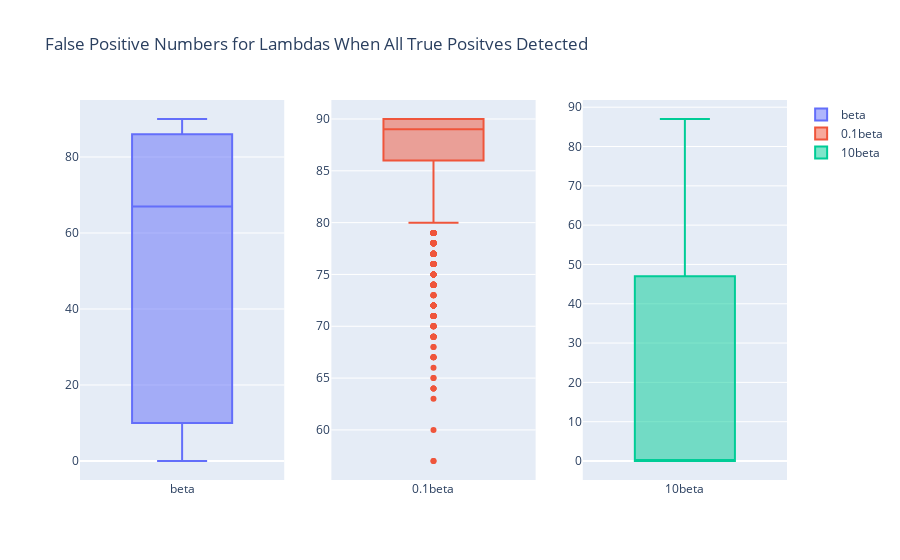

This figure's notebook cell:
### Code cell
fig = make_subplots(rows=1, cols=3)
trace1= go.Box(
    y=list(deepflatten(ft[0])),
    name='beta'
)
trace2= go.Box(
    y=list(deepflatten(ft[1])),
    name='0.1beta'
)
trace3= go.Box(
    y=list(deepflatten(ft[2])),
    name='10beta'
)

fig.append_trace(trace1, row = 1, col = 1)
fig.append_trace(trace2, row = 1, col = 2)
fig.append_trace(trace3, row = 1, col = 3)

fig.update_layout(
    title='False Positive Numbers for Lambdas When All True Positves Detected')

fig.show()

### Figure 1 — Plotly figure (JSON) as saved in the notebook; plotly's stock layout.template omitted (floating-point values rounded to 4 significant figures; data arrays with more than 128 entries replaced by an {"elided": "..."} marker saying what was removed)
{"data": [{"name": "beta", "type": "box", "xaxis": "x", "y": {"elided": "4702 int values"}, "yaxis": "y"}, {"name": "0.1beta", "type": "box", "xaxis": "x2", "y": {"elided": "2486 int values"}, "yaxis": "y2"}, {"name": "10beta", "type": "box", "xaxis": "x3", "y": {"elided": "4776 int values"}, "yaxis": "y3"}], "layout": {"autosize": true, "title": {"text": "False Positive Numbers for Lambdas When All True Positves Detected"}, "xaxis": {"anchor": "y", "autorange": true, "domain": [0, 0.2889], "range": [-0.5, 0.5], "type": "category"}, "xaxis2": {"anchor": "y2", "autorange": true, "domain": [0.3556, 0.6444], "range": [-0.5, 0.5], "type": "category"}, "xaxis3": {"anchor": "y3", "autorange": true, "domain": [0.7111, 1], "range": [-0.5, 0.5], "type": "category"}, "yaxis": {"anchor": "x", "autorange": true, "domain": [0, 1], "range": [-5, 95], "type": "linear"}, "yaxis2": {"anchor": "x2", "autorange": true, "domain": [0, 1], "range": [55.17, 91.83], "type": "linear"}, "yaxis3": {"anchor": "x3", "autorange": true, "domain": [0, 1], "range": [-4.833, 91.83], "type": "linear"}}}
